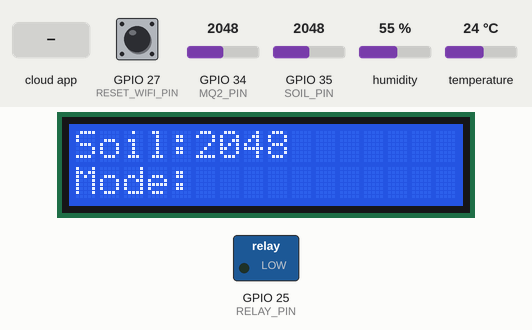
Simulated run of this sketch. Board: ESP32. On the bench: 16×2 character LCD, switched loads named in the sketch (green lamp = pin HIGH). The test bench sets the inputs (shaded band); at power-on: GPIO 34 (MQ2_PIN) = 2048, humidity 55 %, GPIO 35 (SOIL_PIN) = 2048, temperature 24 °C, GPIO 27 (RESET_WIFI_PIN) HIGH (analog values on the 0–4095 scale). WiFi joins after 1.5 s; servers stay silent unless stated; the Firebase database answers and starts empty; what the sketch prints to the serial monitor is not drawn.

Above: at 7.6 s.
7.7 s: the phone or cloud app sets mode to AUTO
At 11.5 s:
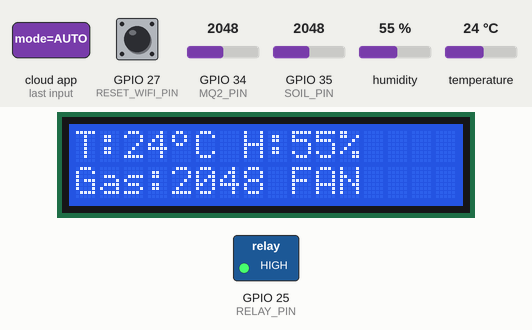
15.7 s: GPIO 34 (MQ2_PIN) set to 1260
At 23.6 s:
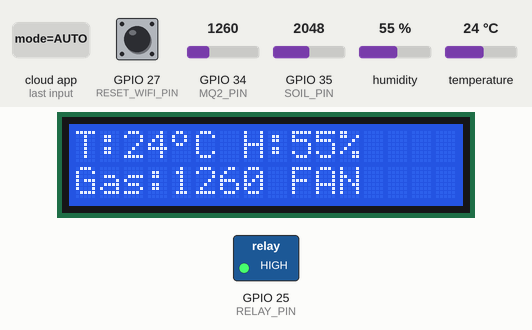
23.7 s: GPIO 34 (MQ2_PIN) set to 1154
At 27.8 s:
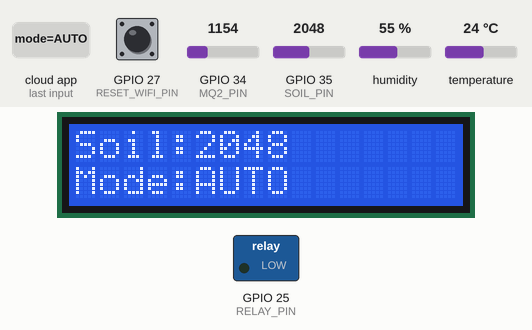
31.4 s: humidity set to 22 %
At 37.8 s:
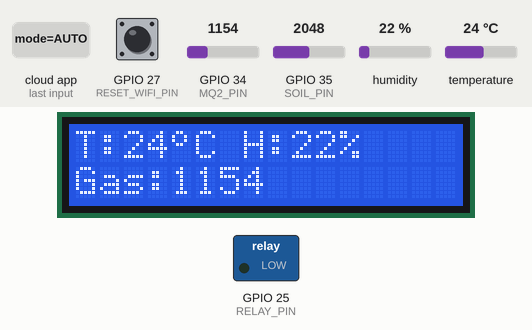
39.4 s: GPIO 35 (SOIL_PIN) set to 2866
At 47.1 s:
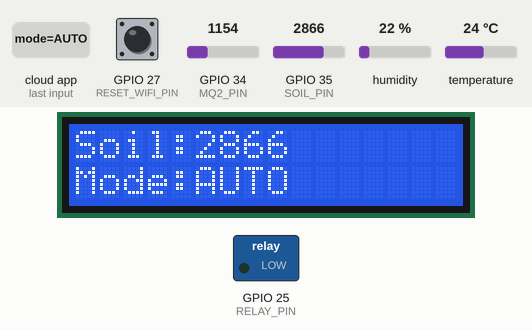
47.4 s: temperature set to 12 °C
At 50.1 s:
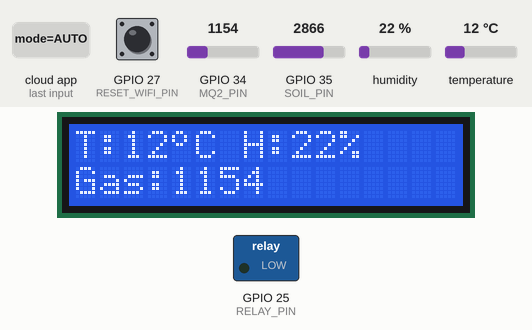
Timing chart, 0 to 51.6 s (numbered marks = the images above; inputs shaded):
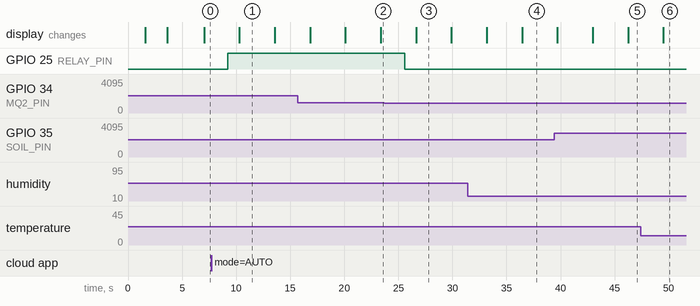

Measured:
- the behaviour switches between 1201 and 1200 on GPIO 34 (MQ2_PIN) (found by bisection; images 2 and 3)
- after the input at 7.7 s, GPIO 25 (RELAY_PIN): LOW → HIGH after 1.5 s; the display: changes after 2.6 s (image 1)
- after the input at 15.7 s, the display: first differs from a run without the input after 7.7 s (image 2)
- after the input at 23.7 s, GPIO 25 (RELAY_PIN): HIGH → LOW after 1.9 s
- after the input at 31.4 s, the display: first differs from a run without the input after 5.0 s (image 4)
- after the input at 39.4 s, the display: first differs from a run without the input after 6.8 s (image 5)
- after the input at 47.4 s, the display: changes after 2.1 s (image 6)

The sketch:

Farm_project_esp_code.ino
```cpp
#include <WiFi.h>
#include <WiFiManager.h>

#include <Firebase_ESP_Client.h>

#include "addons/TokenHelper.h"
#include "addons/RTDBHelper.h"

#include <DHT.h>
#include <Wire.h>
#include <LiquidCrystal_I2C.h>

// ================= FIREBASE =================

#define API_KEY "AIzaSyAibfhocPq34T88lX9B1xMumLGlLpYxORE"

#define DATABASE_URL "https://farm-project-d8451-default-rtdb.asia-southeast1.firebasedatabase.app/"

FirebaseData fbdo;

FirebaseAuth auth;

FirebaseConfig config;

bool signupOK = false;

WiFiManager wm;

// ================= PINS =================

#define DHT_PIN 4
#define DHT_TYPE DHT11

#define MQ2_PIN 34

#define RELAY_PIN 25

#define RESET_WIFI_PIN 27

#define SOIL_PIN 35

// ================= OBJECTS =================

DHT dht(DHT_PIN, DHT_TYPE);

LiquidCrystal_I2C lcd(0x27, 16, 2);

// ================= VARIABLES =================

int temperature = 0;

int humidity = 0;

int soilMoisture = 0;

int mq2Raw = 0;

bool fanOn = false;

String mode = "AUTO";

// ================= DEGREE SYMBOL =================

byte degChar[8] = {

  0b01100,
  0b10010,
  0b10010,
  0b01100,
  0b00000,
  0b00000,
  0b00000,
  0b00000
};

void setup() {

  Serial.begin(115200);

  pinMode(RELAY_PIN, OUTPUT);

  pinMode(RESET_WIFI_PIN, INPUT_PULLUP);

  digitalWrite(RELAY_PIN, LOW);

  dht.begin();

  analogReadResolution(12);

  analogSetAttenuation(ADC_11db);

  Wire.begin(21, 22);

  lcd.init();

  lcd.backlight();

  lcd.createChar(0, degChar);

  lcd.clear();

  lcd.setCursor(0, 0);

  lcd.print("Connecting WiFi");

  // ================= WIFI MANAGER =================


  bool res = wm.autoConnect("ESP32-AirMonitor");

  if (!res) {

    lcd.clear();

    lcd.print("WiFi Failed");

    delay(3000);

    ESP.restart();
  }

  lcd.clear();

  lcd.print("WiFi Connected");

  delay(2000);

  // ================= FIREBASE =================

  config.api_key = API_KEY;

  config.database_url = DATABASE_URL;

  if (Firebase.signUp(&config, &auth, "", "")) {

    signupOK = true;

  } else {

    Serial.println(config.signer.signupError.message.c_str());
  }

  config.token_status_callback = tokenStatusCallback;

  Firebase.begin(&config, &auth);

  Firebase.reconnectWiFi(true);

  lcd.clear();

  lcd.print("System Ready");

  delay(2000);
}

void loop() {

  if (digitalRead(RESET_WIFI_PIN) == LOW) {

    delay(3000);

    if (digitalRead(RESET_WIFI_PIN) == LOW) {

      Serial.println("Resetting WiFi");

      lcd.clear();

      lcd.setCursor(0, 0);

      lcd.print("Reset WiFi");

      lcd.setCursor(0, 1);

      lcd.print("Restarting...");

      delay(2000);

      wm.resetSettings();

      ESP.restart();
    }
  }

  if (WiFi.status() != WL_CONNECTED) {

    Serial.println("WiFi Lost... Reconnecting");

    WiFi.reconnect();

    delay(5000);
  }
  if (!Firebase.ready()) {

    Serial.println("Firebase not ready");
  }

  // ================= DHT =================

  float t = dht.readTemperature();

  float h = dht.readHumidity();

  if (!isnan(t))
    temperature = (int)t;

  if (!isnan(h))
    humidity = (int)h;

  // ================= MQ2 =================

  long sum = 0;

  for (int i = 0; i < 10; i++) {

    sum += analogRead(MQ2_PIN);

    delay(2);
  }

  mq2Raw = sum / 10;


  // ================= SOIL MOISTURE =================

  soilMoisture = analogRead(SOIL_PIN);

  // ================= MODE =================

  if (Firebase.ready() && signupOK) {

    if (Firebase.RTDB.getString(&fbdo,
                                "/device1/mode")) {

      mode = fbdo.stringData();
    }

    // ================= AUTO MODE =================

    if (mode == "AUTO") {

      if (mq2Raw > 1200) {

        digitalWrite(RELAY_PIN, HIGH);

        fanOn = true;
      }

      else {

        digitalWrite(RELAY_PIN, LOW);

        fanOn = false;
      }
    }

    // ================= MANUAL MODE =================

    else {

      if (Firebase.RTDB.getInt(&fbdo,
                               "/device1/fan")) {

        int fanValue = fbdo.intData();

        if (fanValue == 1) {

          digitalWrite(RELAY_PIN, HIGH);

          fanOn = true;
        }

        else {

          digitalWrite(RELAY_PIN, LOW);

          fanOn = false;
        }
      }
    }

    // ================= UPLOAD DATA =================

    Firebase.RTDB.setInt(&fbdo,
                         "/device1/temperature",
                         temperature);

    Firebase.RTDB.setInt(&fbdo,
                         "/device1/humidity",
                         humidity);

    Firebase.RTDB.setInt(&fbdo,
                         "/device1/gas",
                         mq2Raw);

    Firebase.RTDB.setInt(&fbdo,
                         "/device1/fanState",
                         fanOn);

    Firebase.RTDB.setString(&fbdo,
                            "/device1/mode",
                            mode);

    // ================= REAL TIMESTAMP =================

    FirebaseJson json;

    json.set(".sv", "timestamp");

    Firebase.RTDB.setJSON(&fbdo,
                          "/device1/lastSeen",
                          &json);


    Firebase.RTDB.setInt(&fbdo,
                         "/device1/soil",
                         soilMoisture);
  }


  // ================= SERIAL =================

  Serial.print("Temp: ");

  Serial.print(temperature);

  Serial.print("C ");

  Serial.print("Humidity: ");

  Serial.print(humidity);

  Serial.print("% ");

  Serial.print("Gas: ");

  Serial.print(mq2Raw);

  Serial.print(" Soil: ");

  Serial.print(soilMoisture);

  Serial.print(" Fan: ");

  Serial.print(fanOn ? "ON" : "OFF");

  Serial.print(" Mode: ");

  Serial.println(mode);

  // ================= LCD =================

  static bool screenToggle = false;

  lcd.clear();

  if (screenToggle) {

    lcd.setCursor(0, 0);

    lcd.print("T:");

    lcd.print(temperature);

    lcd.write(0);

    lcd.print("C ");

    lcd.print("H:");

    lcd.print(humidity);

    lcd.print("%");

    lcd.setCursor(0, 1);

    lcd.print("Gas:");

    lcd.print(mq2Raw);

    if (fanOn)
      lcd.print(" FAN");
  }

  else {

    lcd.setCursor(0, 0);

    lcd.print("Soil:");

    lcd.print(soilMoisture);

    lcd.setCursor(0, 1);

    lcd.print("Mode:");

    lcd.print(mode);
  }

  screenToggle = !screenToggle;

  delay(2000);
}
```
